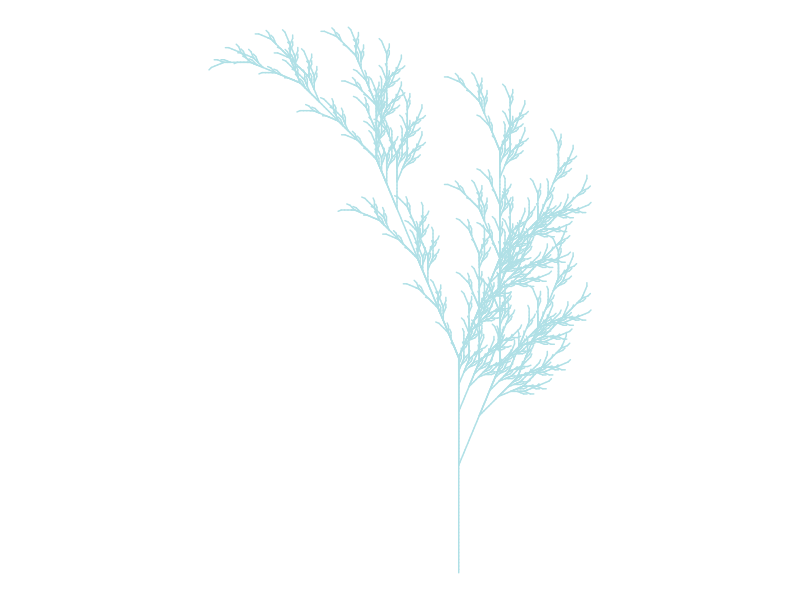

Generate this figure with R:
# Title Fall color
# Credit: https://fronkonstin.com

# Install packages

install.packages("gsubfn")
install.packages("tidyverse")
library(gsubfn)
library(tidyverse)

# Define elements in plant art
# Each image corresponds to a different axiom, rules, angle and depth

# Leaf of Fall

axiom="X"
rules=list("X"="F-[[X]+X]+F[+FX]-X", "F"="FF")
angle=22.5
depth=6


for (i in 1:depth) axiom=gsubfn(".", rules, axiom)

actions=str_extract_all(axiom, "\\d*\\+|\\d*\\-|F|L|R|\\[|\\]|\\|") %>% unlist

status=data.frame(x=numeric(0), y=numeric(0), alfa=numeric(0))
points=data.frame(x1 = 0, y1 = 0, x2 = NA, y2 = NA, alfa=90, depth=1)


# Generating data
# Note: may take a minute or two

for (action in actions)
{
  if (action=="F")
  {
    x=points[1, "x1"]+cos(points[1, "alfa"]*(pi/180))
    y=points[1, "y1"]+sin(points[1, "alfa"]*(pi/180))
    points[1,"x2"]=x
    points[1,"y2"]=y
    data.frame(x1 = x, y1 = y, x2 = NA, y2 = NA,
               alfa=points[1, "alfa"],
               depth=points[1,"depth"]) %>% rbind(points)->points
  }
  if (action %in% c("+", "-")){
    alfa=points[1, "alfa"]
    points[1, "alfa"]=eval(parse(text=paste0("alfa",action, angle)))
  }
  if(action=="["){
    data.frame(x=points[1, "x1"], y=points[1, "y1"], alfa=points[1, "alfa"]) %>%
      rbind(status) -> status
    points[1, "depth"]=points[1, "depth"]+1
  }
  
  if(action=="]"){
    depth=points[1, "depth"]
    points[-1,]->points
    data.frame(x1=status[1, "x"], y1=status[1, "y"], x2=NA, y2=NA,
               alfa=status[1, "alfa"],
               depth=depth-1) %>%
      rbind(points) -> points
    status[-1,]->status
  }
}

ggplot() +
  geom_segment(aes(x = x1, y = y1, xend = x2, yend = y2),
               lineend = "round",
               color="powderblue", # Set your own Fall color?
               data=na.omit(points)) +
  coord_fixed(ratio = 1) +
  theme_void() # No grid nor axes
